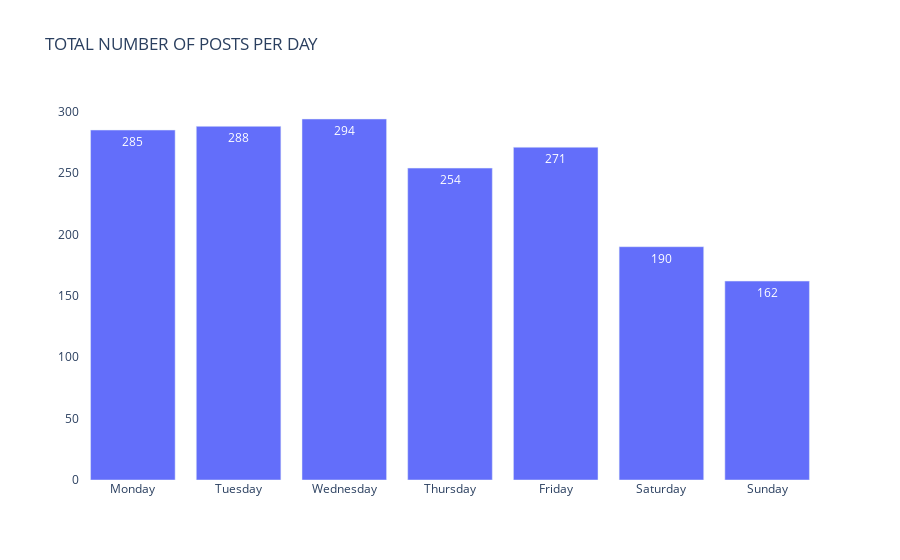

The cell this chart's notebook holds for it:
### Markdown cell above
Now, is the turn of **analyzing by weekday**.

We will start calculating the total number of posts.

### Code cell
table_display_weekday = []
table_display_weekday_plot = {}
for key in counts_by_day:
        key_val_as_tuple_day = (counts_by_day[key], key)
        table_display_weekday_plot[key] = counts_by_day[key]
        table_display_weekday.append(key_val_as_tuple_day)
        table_sorted_weekday = sorted(table_display_weekday, reverse = True)

weekdays = ['Monday','Tuesday', 'Wednesday', 'Thursday', 'Friday', 'Saturday', 'Sunday']
y = []
for day in weekdays:
    count = int(table_display_weekday_plot[day])
    y.append(count)
fig3 = go.Figure(data=[go.Bar(
            x=weekdays, y=y,
            text= y,
            textposition='auto',
            
        )])
fig3.update_layout(title = 'TOTAL NUMBER OF POSTS PER DAY',plot_bgcolor='rgba(0,0,0,0)',)
fig3.show()
for entry in table_sorted_weekday:
        print("{}:{:,.0f} posts published".format(entry[1],entry[0]))

### Figure 1 — Plotly figure (JSON) as saved in the notebook; plotly's stock layout.template omitted (floating-point values rounded to 4 significant figures)
{"data": [{"text": ["285", "288", "294", "254", "271", "190", "162"], "textposition": "auto", "type": "bar", "x": ["Monday", "Tuesday", "Wednesday", "Thursday", "Friday", "Saturday", "Sunday"], "y": [285, 288, 294, 254, 271, 190, 162]}], "layout": {"plot_bgcolor": "rgba(0,0,0,0)", "title": {"text": "TOTAL NUMBER OF POSTS PER DAY"}}}
